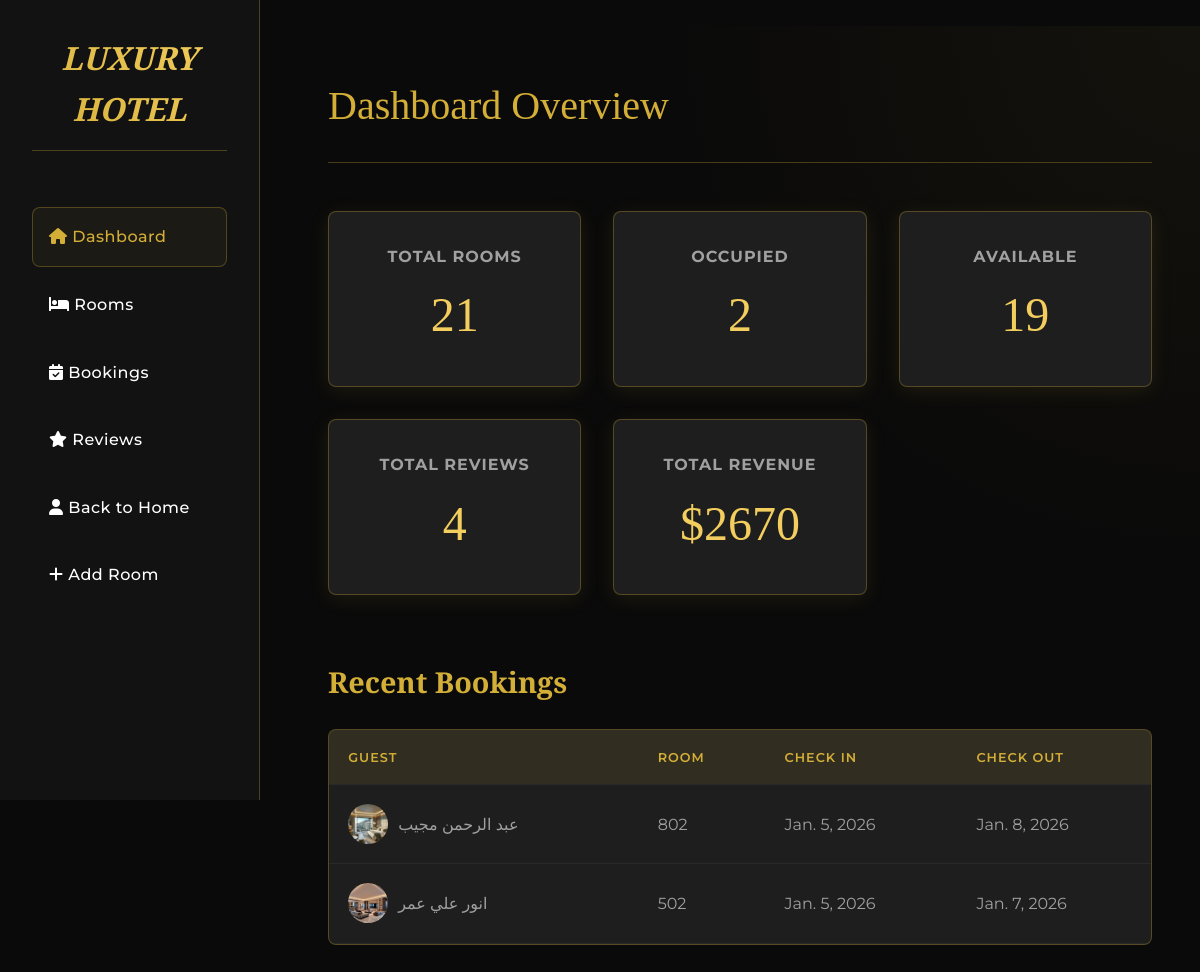
Page /dashboard/ (signed in) on the committed database.
### hotel/models.py (models this page shows, shortened)
class Booking(models.Model):
    guest_name = models.CharField(max_length=100)
    room = models.ForeignKey(Room, on_delete=models.CASCADE)
    check_in_date = models.DateField()
    check_out_date = models.DateField()
    created_at = models.DateTimeField(auto_now_add=True)

class Room(models.Model):
    ROOM_TYPES = [
        ('SINGLE', 'Single'),
        ('DOUBLE', 'Double'),
        ('SUITE', 'Suite'),
    ]
    number = models.CharField(max_length=10, unique=True)
    room_type = models.CharField(max_length=20, choices=ROOM_TYPES)
    price_per_night = models.DecimalField(max_digits=10, decimal_places=2)
    capacity = models.IntegerField()
    description = models.TextField(blank=True)
    is_occupied = models.BooleanField(default=False)
    image = models.ImageField(upload_to='rooms/', blank=True, null=True)

### hotel/views.py (the view)
# urls.py: path('', include('hotel.urls')), # Includes welcome/, dashboard/ etc.
def dashboard(request):
    if not request.user.is_staff:
        return redirect('room_list')
    total_rooms = Room.objects.count()
    occupied_rooms = Room.objects.filter(is_occupied=True).count()
    available_rooms = total_rooms - occupied_rooms
    recent_bookings = Booking.objects.order_by('-created_at')[:5]
    total_reviews = Review.objects.count()
    total_payments = Payment.objects.aggregate(Sum('amount'))['amount__sum'] or 0
    context = {
        'total_rooms': total_rooms,
        'occupied_rooms': occupied_rooms,
        'available_rooms': available_rooms,
        'recent_bookings': recent_bookings,
        'total_reviews': total_reviews,
        'total_payments': total_payments,
    }
    return render(request, 'hotel/dashboard.html', context)

### templates/hotel/dashboard.html (shortened to what this page needs)
﻿{% extends 'base.html' %}
{% block header %}Dashboard Overview{% endblock %}
{% block content %}
<div class="stats-grid">
    <div class="stat-card">
        <h3>Total Rooms</h3>
        <p class="stat-number">{{ total_rooms }}</p>
    </div>
    <div class="stat-card">
        <h3>Occupied</h3>
        <p class="stat-number">{{ occupied_rooms }}</p>
    </div>
    <div class="stat-card">
        <h3>Available</h3>
        <p class="stat-number">{{ available_rooms }}</p>
    </div>
    <div class="stat-card">
        <h3>Total Reviews</h3>
        <p class="stat-number">{{ total_reviews }}</p>
    </div>
    <div class="stat-card">
        <h3>Total Revenue</h3>
        <p class="stat-number">${{ total_payments }}</p>
    </div>
</div>
<div class="section-container">
    <h2>Recent Bookings</h2>
    <div class="table-container">
        <table>
            <thead>
                <tr>
                    <th>Guest</th>
                    <th>Room</th>
                    <th>Check In</th>
                    <th>Check Out</th>
                </tr>
            </thead>
            <tbody>
                {% for booking in recent_bookings %}
                <tr>
                    <td>
                        <a href="{% url 'booking_detail' booking.pk %}" style="text-decoration: none; color: inherit;">
                            <div style="display: flex; align-items: center; gap: 10px; cursor: pointer;">
                                {% if booking.room.image %}
                                <img src="{{ booking.room.image.url }}" alt="Room" style="width: 40px; height: 40px; object-fit: cover; border-radius: 50%;">
                                {% endif %}
                                <span style="font-weight: 500;">{{ booking.guest_name }}</span>
                            </div>
                        </a>
                    </td>
                    <td>{{ booking.room.number }}</td>
                    <td>{{ booking.check_in_date }}</td>
                    <td>{{ booking.check_out_date }}</td>
                </tr>
                {% empty %}
                <tr>
                    <td colspan="4">No recent bookings.</td>
                </tr>
                {% endfor %}
            </tbody>
        </table>
    </div>
</div>
{% endblock %}

### static/css/style.css (style rules this page uses)
:root { --primary-gold: #D4AF37; --primary-gold-dim: #b5952f; --primary-gold-bright: #f3ce5e; --bg-dark: #0a0a0a; --surface-dark: #121212; --surface-light: #1e1e1e; --text-main: #f0f0f0; --text-muted: #a0a0a0; --border-gold: rgba(212, 175, 55, 0.3); --shadow-gold: 0 4px 20px rgba(212, 175, 55, 0.1); --radius: 8px; --transition: all 0.3s ease; }
* { margin: 0; padding: 0; box-sizing: border-box; }
body { background-color: var(--bg-dark); color: var(--text-main); font-family: 'Montserrat', sans-serif; line-height: 1.6; }
h1, h2, h3, h4, h5, h6 { font-family: 'Playfair Display', serif; color: var(--primary-gold); margin-bottom: 0.5rem; }
a { text-decoration: none; color: inherit; transition: var(--transition); }
.stats-grid { display: grid; grid-template-columns: repeat(auto-fit, minmax(220px, 1fr)); gap: 2rem; margin-bottom: 4rem; }
.stat-card { background: var(--surface-light); padding: 2rem; border-radius: var(--radius); border: 1px solid var(--border-gold); box-shadow: var(--shadow-gold); text-align: center; }
.stat-card h3 { font-size: 1rem; color: var(--text-muted); font-family: 'Montserrat', sans-serif; text-transform: uppercase; letter-spacing: 1px; }
.stat-number { font-size: 3rem; font-family: 'Playfair Display', serif; color: var(--primary-gold-bright); margin-top: 0.5rem; }
.section-container h2 { font-size: 1.8rem; margin-bottom: 1.5rem; }
.table-container { background: var(--surface-light); border-radius: var(--radius); border: 1px solid var(--border-gold); overflow: hidden; }
table { width: 100%; border-collapse: collapse; }
th, td { padding: 1.2rem; text-align: left; border-bottom: 1px solid rgba(255, 255, 255, 0.05); }
th { background-color: rgba(212, 175, 55, 0.1); color: var(--primary-gold); font-weight: 600; text-transform: uppercase; font-size: 0.8rem; letter-spacing: 1px; }
td { color: var(--text-muted); }

### rows in the picture
Booking: room.image (picture), guest_name "عبد الرحمن مجيب", room.number "802", check_in_date "Jan. 5, 2026", check_out_date "Jan. 8, 2026"
Booking: room.image (picture), guest_name "انور علي عمر", room.number "502", check_in_date "Jan. 5, 2026", check_out_date "Jan. 7, 2026"

### other values in the picture
{{ total_rooms }} "21"
{{ occupied_rooms }} "2"
{{ available_rooms }} "19"
{{ total_reviews }} "4"
{{ total_payments }} "2670"
